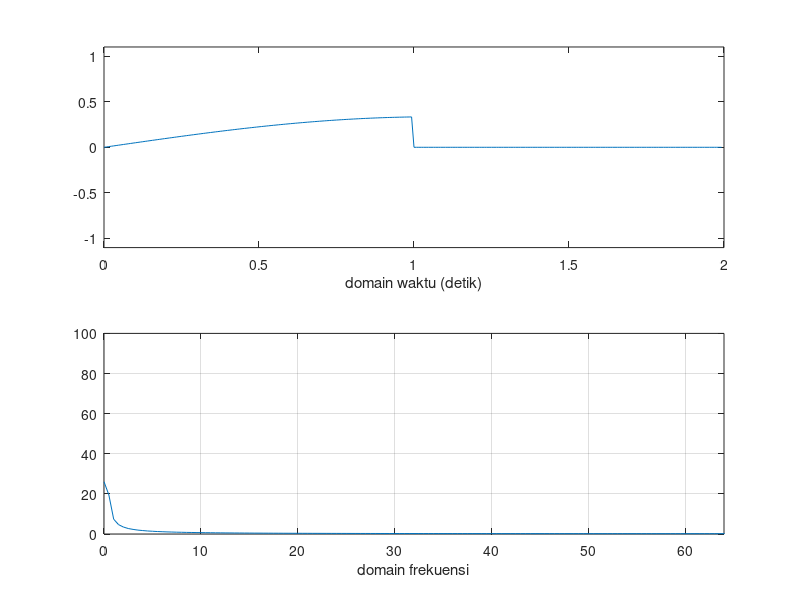

MATLAB code to generate this figure:
clear all
T = 128;
zpf = 2;
n = 0:1/T:(T-1)/T;
fi=5
xw=[((1/64)*sin(2*pi*n/64)+(1/3)*sin(2*pi*15*n/64)), zeros(1,(zpf-1)*T)];
nn=length(xw);
k=0:nn-1;

subplot(2,1,1);
plot(zpf*k/nn,xw);
axis([0 zpf -1.1 1.1])
xlabel('domain waktu (detik)')

X = fft(xw);
spec = abs(X);
f_X=length(X)
f=0:f_X-1;

subplot(2,1,2);
plot(f/2,spec);
axis([0 T/2 0 100])
xlabel('domain frekuensi')
grid
